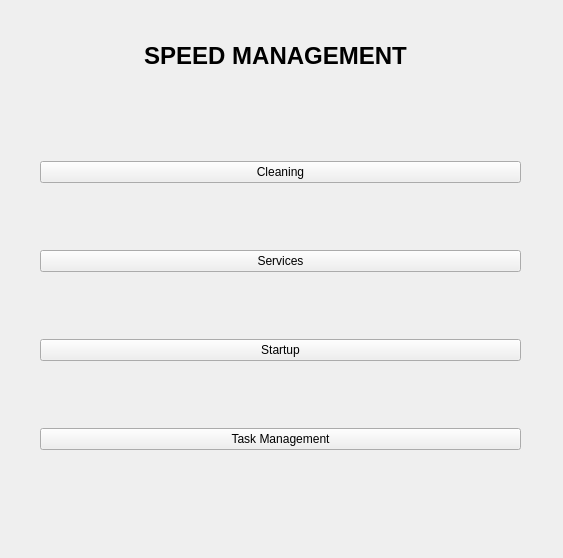
<?xml version="1.0" encoding="UTF-8"?>
<ui version="4.0">
 <class>Form_main</class>
 <widget class="QWidget" name="Form_main">
  <property name="geometry">
   <rect>
    <x>0</x>
    <y>0</y>
    <width>563</width>
    <height>558</height>
   </rect>
  </property>
  <property name="cursor">
   <cursorShape>ArrowCursor</cursorShape>
  </property>
  <property name="windowTitle">
   <string>PC-SpeedBost</string>
  </property>
  <property name="autoFillBackground">
   <bool>false</bool>
  </property>
  <widget class="QWidget" name="gridLayoutWidget">
   <property name="geometry">
    <rect>
     <x>40</x>
     <y>100</y>
     <width>481</width>
     <height>411</height>
    </rect>
   </property>
   <layout class="QGridLayout" name="gridLayout">
    <item row="2" column="0">
     <widget class="QPushButton" name="btn_open_window_startup">
      <property name="text">
       <string>Startup</string>
      </property>
     </widget>
    </item>
    <item row="1" column="0">
     <widget class="QPushButton" name="btn_open_window_services">
      <property name="text">
       <string>Services</string>
      </property>
     </widget>
    </item>
    <item row="3" column="0">
     <widget class="QPushButton" name="btn_open_window_taskmanager">
      <property name="text">
       <string>Task Management</string>
      </property>
     </widget>
    </item>
    <item row="0" column="0">
     <widget class="QPushButton" name="btn_open_window_cleaning">
      <property name="text">
       <string>Cleaning</string>
      </property>
     </widget>
    </item>
   </layout>
  </widget>
  <widget class="QLabel" name="lbl_header">
   <property name="geometry">
    <rect>
     <x>30</x>
     <y>30</y>
     <width>491</width>
     <height>51</height>
    </rect>
   </property>
   <property name="font">
    <font>
     <pointsize>18</pointsize>
     <weight>75</weight>
     <bold>true</bold>
    </font>
   </property>
   <property name="text">
    <string>SPEED MANAGEMENT</string>
   </property>
   <property name="textFormat">
    <enum>Qt::MarkdownText</enum>
   </property>
   <property name="alignment">
    <set>Qt::AlignCenter</set>
   </property>
  </widget>
 </widget>
 <resources/>
 <connections/>
</ui>
